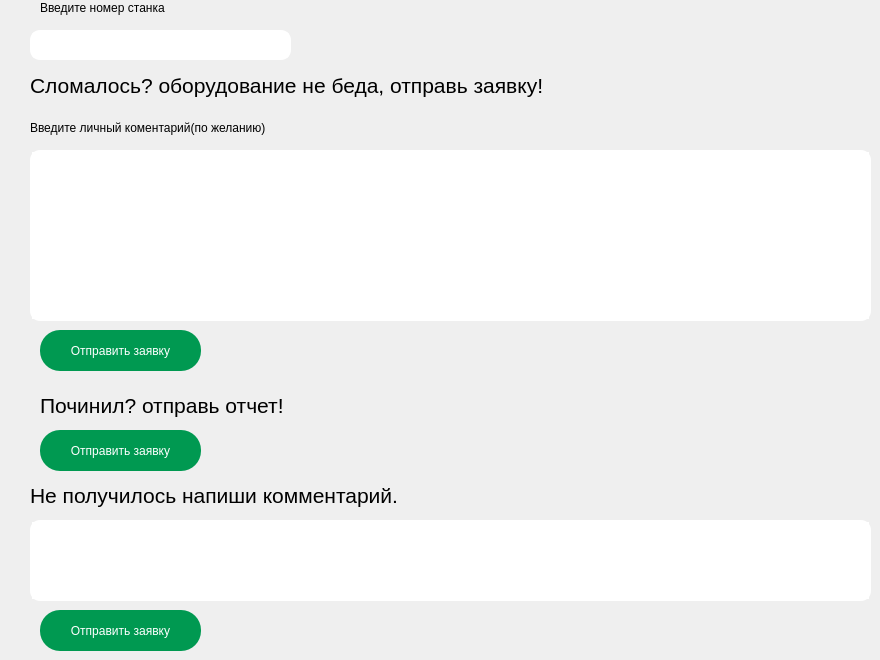
         <widget class="QWidget" name="order_page">
          <widget class="QLineEdit" name="lineEdit_id_input">
           <property name="geometry">
            <rect>
             <x>30</x>
             <y>30</y>
             <width>261</width>
             <height>30</height>
            </rect>
           </property>
           <property name="styleSheet">
            <string notr="true">QLineEdit {
	border: 2px solid white;
	border-radius: 10px;
	color: white;

}</string>
           </property>
          </widget>
          <widget class="QLabel" name="label_6">
           <property name="geometry">
            <rect>
             <x>30</x>
             <y>120</y>
             <width>261</width>
             <height>16</height>
            </rect>
           </property>
           <property name="text">
            <string>Введите личный коментарий(по желанию)</string>
           </property>
          </widget>
          <widget class="QLabel" name="label_7">
           <property name="geometry">
            <rect>
             <x>40</x>
             <y>0</y>
             <width>141</width>
             <height>16</height>
            </rect>
           </property>
           <property name="text">
            <string>Введите номер станка</string>
           </property>
          </widget>
          <widget class="QPushButton" name="pushButton_send_order">
           <property name="geometry">
            <rect>
             <x>40</x>
             <y>330</y>
             <width>161</width>
             <height>41</height>
            </rect>
           </property>
           <property name="styleSheet">
            <string notr="true">background-color: rgb(0, 153, 81);
color: white;
border-radius: 20px;</string>
           </property>
           <property name="text">
            <string>Отправить заявку</string>
           </property>
          </widget>
          <widget class="QTextEdit" name="textEdit_com_1">
           <property name="geometry">
            <rect>
             <x>30</x>
             <y>150</y>
             <width>841</width>
             <height>171</height>
            </rect>
           </property>
           <property name="styleSheet">
            <string notr="true">border: 2px solid white;
	border-radius: 10px;
	color: white;</string>
           </property>
          </widget>
          <widget class="QLabel" name="label_35">
           <property name="geometry">
            <rect>
             <x>30</x>
             <y>70</y>
             <width>661</width>
             <height>31</height>
            </rect>
           </property>
           <property name="font">
            <font>
             <pointsize>16</pointsize>
            </font>
           </property>
           <property name="text">
            <string>Сломалось? оборудование не беда, отправь заявку!</string>
           </property>
          </widget>
          <widget class="QLabel" name="label_20">
           <property name="geometry">
            <rect>
             <x>40</x>
             <y>390</y>
             <width>321</width>
             <height>31</height>
            </rect>
           </property>
           <property name="font">
            <font>
             <pointsize>16</pointsize>
            </font>
           </property>
           <property name="text">
            <string>Починил? отправь отчет!</string>
           </property>
          </widget>
          <widget class="QPushButton" name="pushButton_send_order_2">
           <property name="geometry">
            <rect>
             <x>40</x>
             <y>430</y>
             <width>161</width>
             <height>41</height>
            </rect>
           </property>
           <property name="styleSheet">
            <string notr="true">background-color: rgb(0, 153, 81);
color: white;
border-radius: 20px;</string>
           </property>
           <property name="text">
            <string>Отправить заявку</string>
           </property>
          </widget>
          <widget class="QTextEdit" name="textEdit_com_2">
           <property name="geometry">
            <rect>
             <x>30</x>
             <y>520</y>
             <width>841</width>
             <height>81</height>
            </rect>
           </property>
           <property name="styleSheet">
            <string notr="true">border: 2px solid white;
	border-radius: 10px;
	color: white;</string>
           </property>
          </widget>
          <widget class="QLabel" name="label_22">
           <property name="geometry">
            <rect>
             <x>30</x>
             <y>480</y>
             <width>471</width>
             <height>31</height>
            </rect>
           </property>
           <property name="font">
            <font>
             <pointsize>16</pointsize>
            </font>
           </property>
           <property name="text">
            <string>Не получилось напиши комментарий.</string>
           </property>
          </widget>
          <widget class="QPushButton" name="pushButton_send_order_3">
           <property name="geometry">
            <rect>
             <x>40</x>
             <y>610</y>
             <width>161</width>
             <height>41</height>
            </rect>
           </property>
           <property name="styleSheet">
            <string notr="true">background-color: rgb(0, 153, 81);
color: white;
border-radius: 20px;</string>
           </property>
           <property name="text">
            <string>Отправить заявку</string>
           </property>
          </widget>
         </widget>
